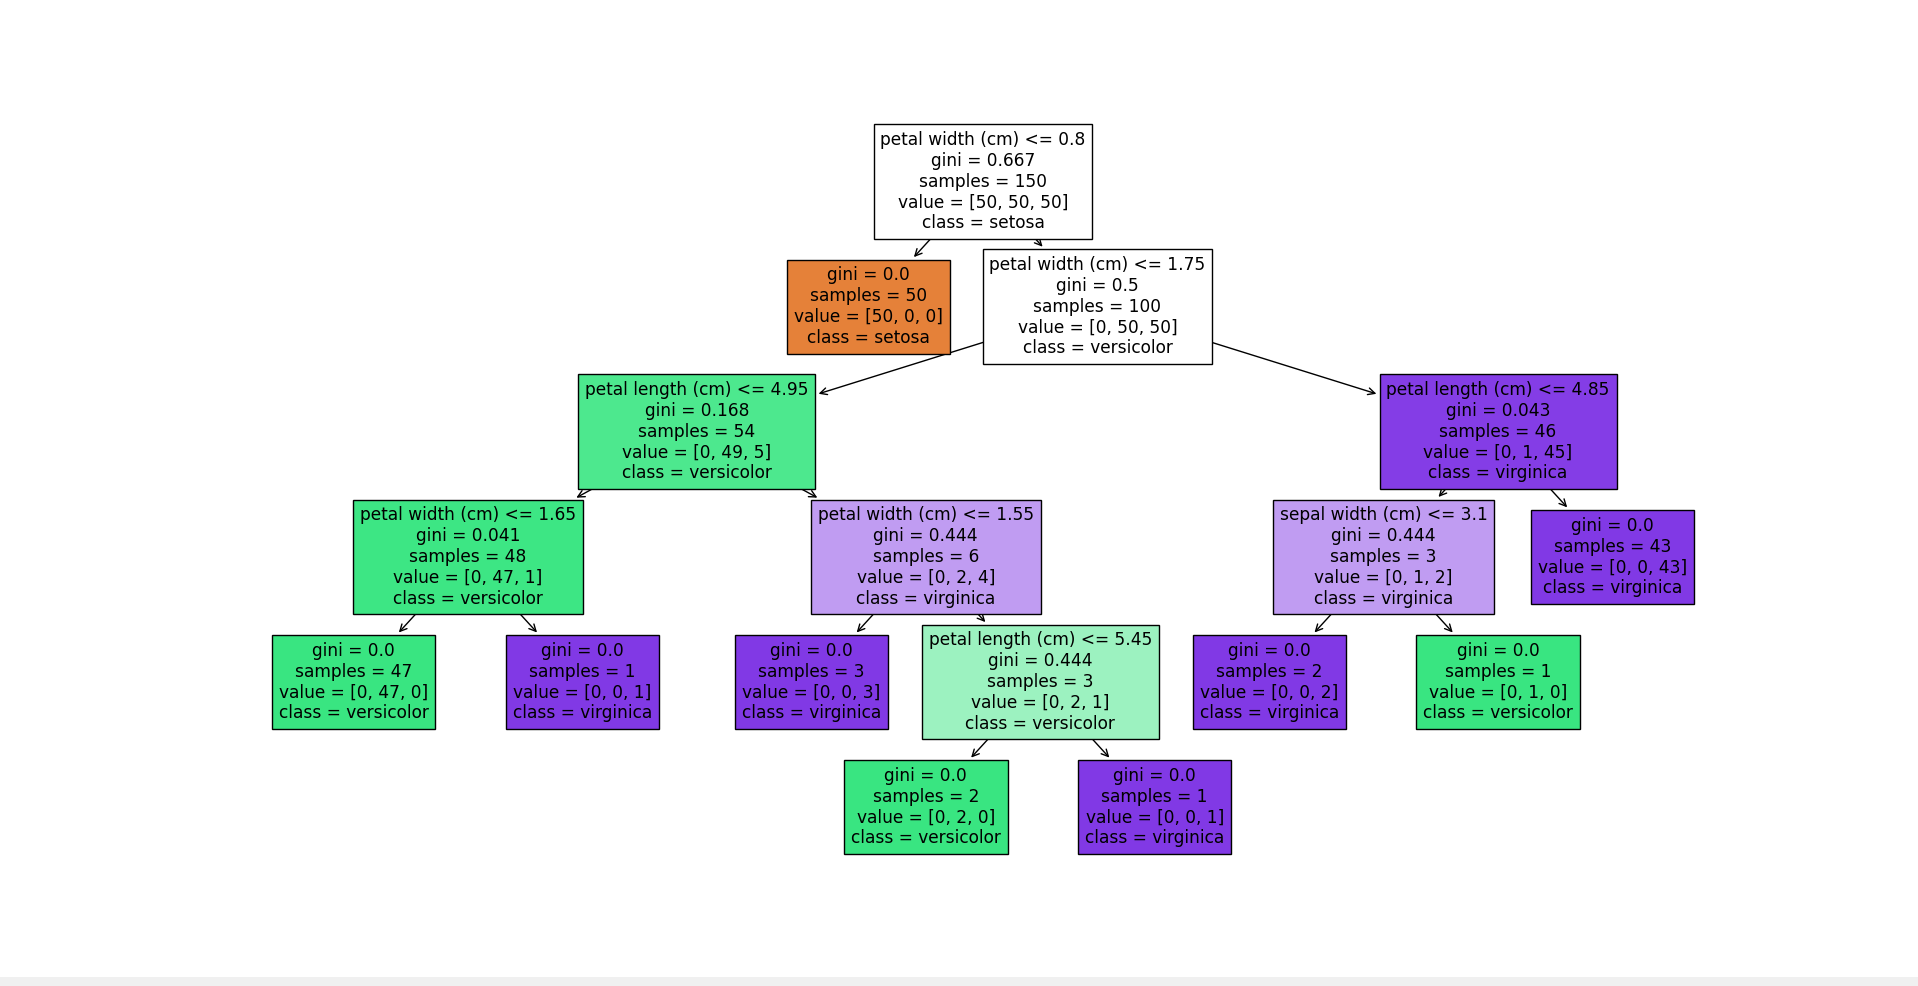

The Python source for this figure:
from sklearn.datasets import load_iris
from sklearn.tree import DecisionTreeClassifier, plot_tree, export_text
import matplotlib.pyplot as plt

# Load the iris dataset
iris = load_iris()
X, y = iris.data, iris.target

# Create and fit the model
model = DecisionTreeClassifier(random_state=0)
model.fit(X, y)

# Export the decision tree rules to a text file
tree_rules = export_text(model, feature_names=iris['feature_names'])
with open("decision_tree_rules.txt", "w") as f:
    f.write(tree_rules)

# Plot the tree
plt.figure(figsize=(20,10))
plot_tree(model, filled=True, feature_names=iris.feature_names, class_names=iris.target_names)
plt.show()

print("The decision tree rules have been written to decision_tree_rules.txt")
